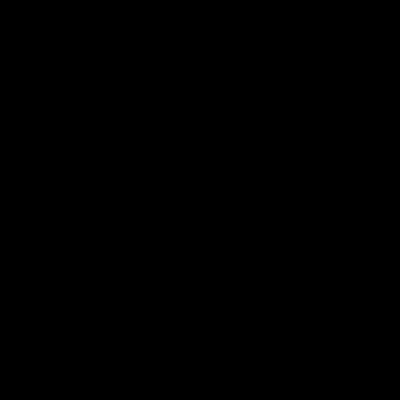
Frame 1 (no input)
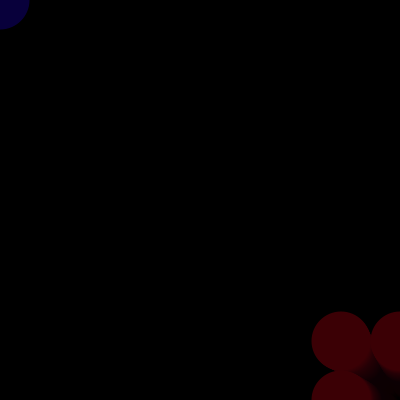
Frame 60 (the mouse pressed at the canvas centre just before this capture)
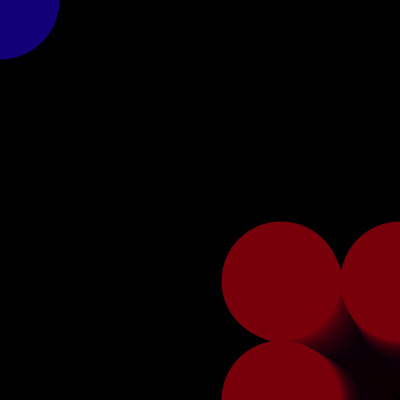
Frame 120 (the mouse held since frame 60 and released just before this capture)

The Processing sketch that drew these frames (run headless with seeded random() and noise(); from frame 60 on, the mouse is pressed at the canvas centre):

// Processing sketch: processing_50186
// ── processing_50186.pde

//sketch
//copyright ben corwin 2012
float a, b, c;

void setup()
{
  size( 400, 400);
  background(0,0,0);
  noStroke();
  textSize(10);
  smooth();
  a = 0;
  b = 0;
  c = 0;
}

void draw( )
{
  
  fill(0,0,0,10);
  rect(0, 0, width, height);
  fill(.15 * a, 0, b);
  ellipse(0, 0, a, b);
  fill(a, 0 , .1 * b);
  ellipse(width - a, height, a, b);
  ellipse(width, height - a, a, b);
  ellipse(width - a, height - a, a, b);
  
  a = a + 1;
  b = b + 1;
 

 
}
